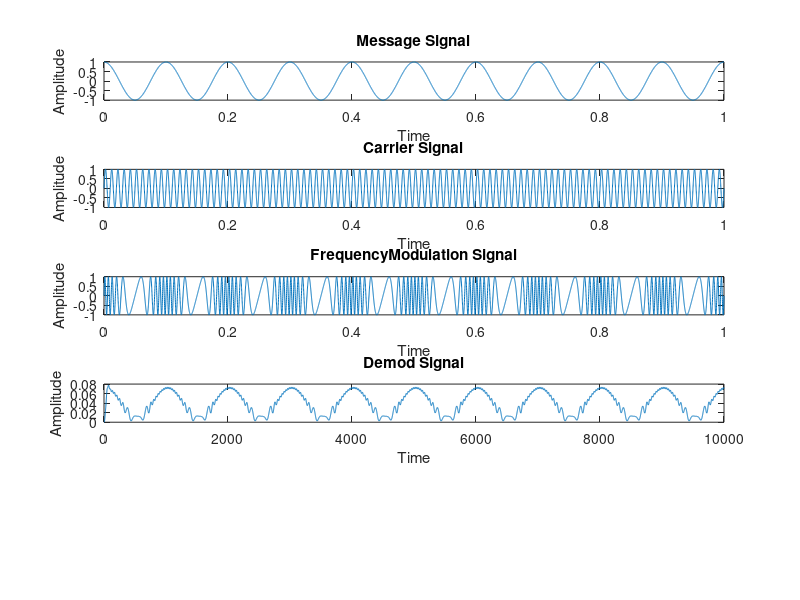

Recreate this plot in MATLAB.
clc;
close all;
t=0:0.0001:1;
fm=10;
fc=100;
mf=8;
fd=mf*fm;
m=cos(2*pi*fm*t);
c=sin(2*pi*fc*t);
subplot(5,1,1);
plot(t,m);
title('Message Signal');
xlabel('Time');
ylabel('Amplitude');
subplot(5,1,2);
plot(t,c);
title('Carrier Signal');
xlabel('Time');
ylabel('Amplitude');
s=sin((2*pi*fc*t)+mf.*(sin(2*pi*fm*t)));
subplot(5,1,3);
plot(t,s);
title('FrequencyModulation Signal');
xlabel('Time');
ylabel('Amplitude');
x=diff(s);
y=abs(x);
[b,a]=butter(3,0.023);
final=filter(b,a,y);
subplot(5,1,4);
plot(final);
title('Demod Signal');
xlabel('Time');
ylabel('Amplitude');

